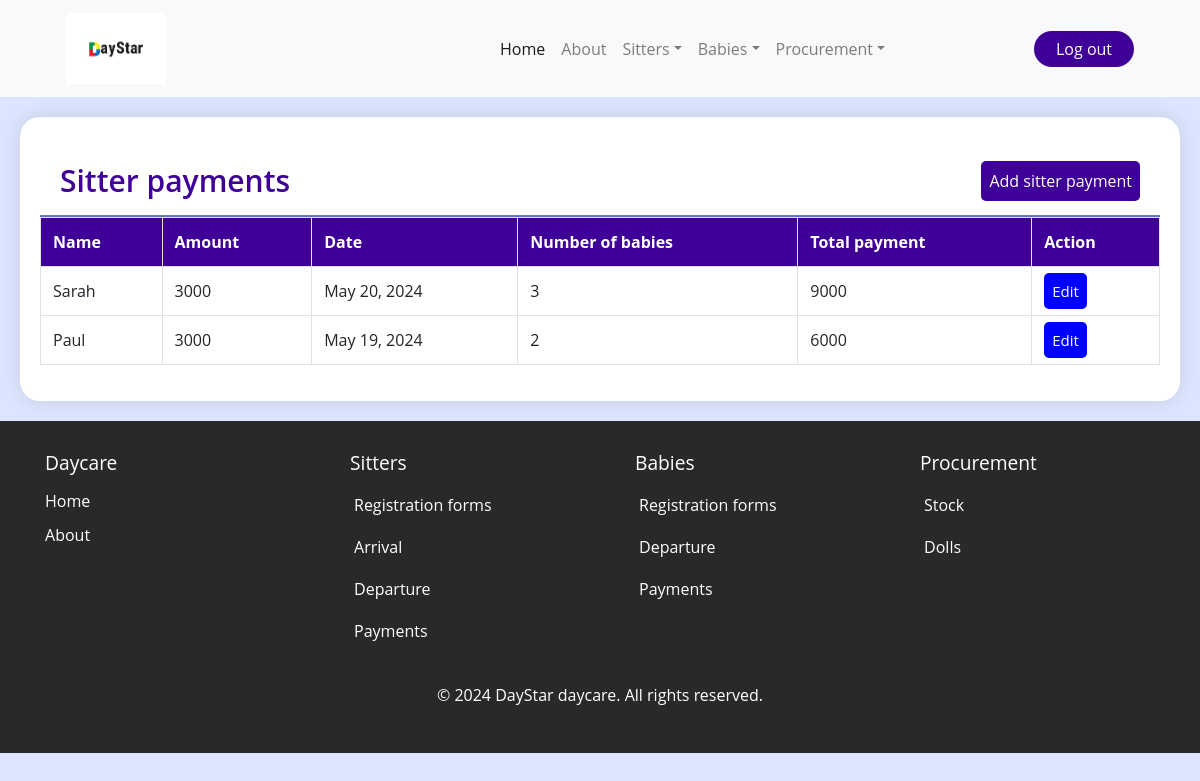
The app's page /sit_payments/ (signed in), older data.
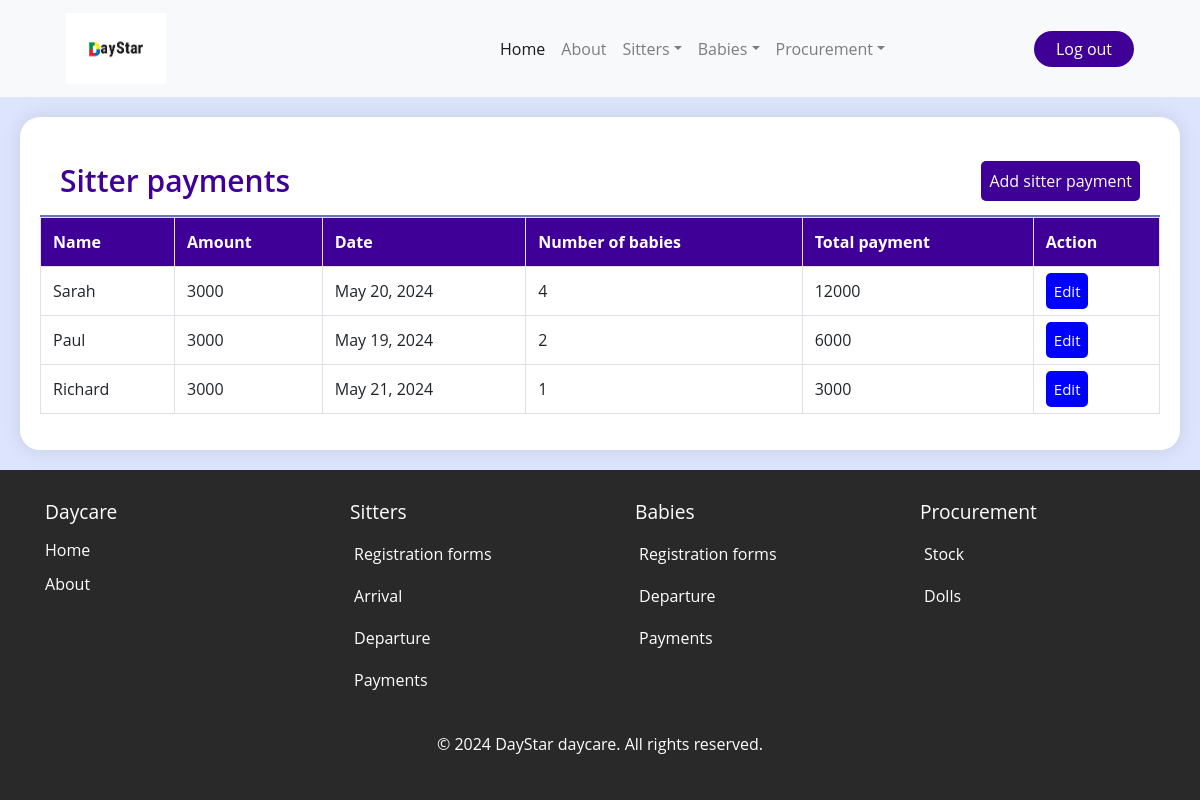
The same page, newer data.
### daystarApp/models.py (models this page shows, shortened)
class Sitter_payment(models.Model):
    sitter_name=models.ForeignKey(Sitter_arrival, on_delete=models.CASCADE)
    amount=models.IntegerField(default=3000)
    date=models.DateField(default=timezone.now)
    no_of_babies=models.IntegerField(default=0)
    def total_payment(self):
        payment = self.no_of_babies * self.amount
        return int(payment)

class Sitter_arrival(models.Model):
    sitter_name=models.ForeignKey(Sitterform, on_delete=models.CASCADE)
    date_of_arrival=models.DateField(default=timezone.now)
    timein=models.TimeField ()
    Attendancestatus=models.CharField(choices=[('On-duty', 'On-duty')], max_length=100)
    def __str__(self):
        return str(self.sitter_name)

class Sitterform(models.Model):
    name=models.CharField(max_length=200)
    gender=models.CharField(choices=[('male', 'Male'),('female', 'Female')], max_length=100)
    location=models.CharField(choices=[('kabalagala', 'kabalagala')], max_length=100)
    date_of_birth=models.DateField(default=timezone.now)
    next_of_kin=models.CharField( max_length=200)
    national_identification_number=models.CharField(max_length=200, validators=[NIN])
    recommenders_name=models.CharField(max_length=200)
    religion=models.CharField(max_length=200)
    level_of_education=models.CharField( choices=[('degree','Degree'),('diploma','Diploma'),('highschool certificate','Highschool certificate'),('others','Others')],max_length=200)
    contacts=models.CharField(max_length=200, validators=[contacts])
    date=models.DateField()
    def __str__(self):
        return self.name

### daystarApp/views.py (the view)
# urls.py: path('sit_payments/', views.sit_payments, name='sit_payments'),
@login_required
def sit_payments(request):
    sit_payment = Sitter_payment.objects.all()
    return render(request, 'daystarApp/sit_payments.html', {'sit_payment': sit_payment})

### daystarApp/templates/daystarApp/sit_payments.html (shortened to what this page needs)
{% extends 'daystarApp/base.html' %}
{% load static %}
{% block content%}
<div class="table-container">
    <div class="report-header">
        <h1 class="recent-Articles">Sitter payments</h1>
        <a href="/add_sit_payment" class="btn-primary">Add sitter payment</a>
    </div>
    <div class="table-responsive">
        <table class="table table-bordered table-hover">
            <thead>
                <tr>
                    <th scope="col">Name</th>
                    <th scope="col">Amount</th>
                    <th scope="col">Date</th>
                    <th scope="col">Number of babies</th>
                    <th scope="col">Total payment</th>
                    <th scope="col">Action</th>
                </tr>
            </thead>
            <tbody>
                {% for sitter in sit_payment %}
                <tr style="background-color: white;">
                    <td>{{ sitter.sitter_name }}</td>
                    <td>{{ sitter.amount }}</td>
                    <td>{{ sitter.date }}</td>
                    <td>{{ sitter.no_of_babies }}</td>
                    <td>{{ sitter.total_payment }}</td>
                    <td>
                        <a href=" {% url 'edit_sit_payment' id=sitter.id %} " class="view" id="vie">Edit</a>
                    </td>
                </tr>
                {% endfor %}
            </tbody>
        </table>
    </div>
</div>
{% endblock %}

Row changes from the older to the newer data that the page shows:
changed Sitter_payment "May 20, 2024": no_of_babies "3" → "4"; total_payment "9000" → "12000"
added Sitter_payment: sitter_name "Richard", amount "3000", date "May 21, 2024", no_of_babies "1", total_payment "3000"
